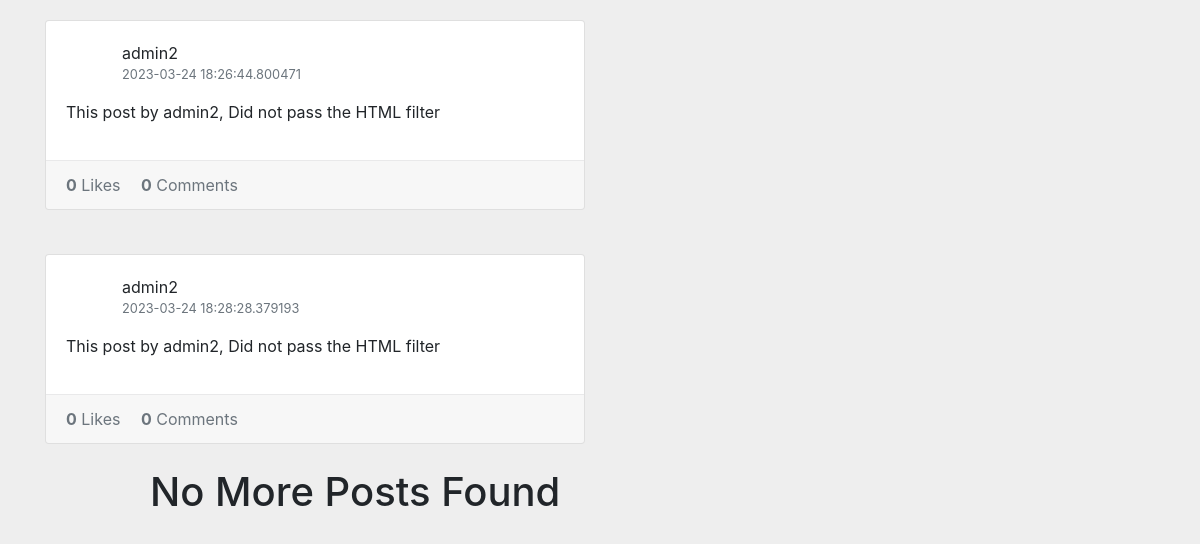
The page / on the database its author committed.
### app.py (models this page shows, shortened)
class Serializer(object):
	def serialize(self):
		return {c: getattr(self, c) for c in inspect(self).attrs.keys()}
	@staticmethod
	def serialize_list(l):
		return [m.serialize() for m in l]

class Users(db.Model, Serializer):
	id = db.Column(db.Integer, primary_key=True)
	public_id = db.Column(db.Integer)
	badges = db.Column(db.Integer)
	bio = db.Column(db.String(150))
	name = db.Column(db.String(50))
	password = db.Column(db.String(50))
	pfpurl = db.Column(db.String(150))
	likedposts = db.Column(db.String())
	admin = db.Column(db.Boolean)

class Posts(db.Model):
	id = db.Column(db.Integer, primary_key=True, autoincrement=True)
	pub_id = db.Column(db.String(75))
	date_created = db.Column(db.DateTime, default=datetime.utcnow)
	content = db.Column(db.String(2000))
	parentpost = db.Column(db.Integer)
	creator = db.Column(db.String(50))
	subpost = db.Column(db.Integer)
	likes = db.Column(db.Integer)
	comments = db.Column(db.Integer)
	del_allow = db.Column(db.Boolean)

### app.py (the view)
@app.route('/')
def maintemp():
	temp = Posts.query.all()
	posts = []
	creates = []
	for post in temp:
		posts.append(post.__dict__)
		create = Users.query.filter_by(public_id=post.creator).first()
		creates.append(create)
	myuser = getuserfromtoken(request.cookies.get('token'))
	if myuser == None:
		myuser = {}
	return render_template('index.html',
	                       posts=posts,
	                       creates=creates,
	                       myuser=myuser)

### app.py (called while the page is built, shortened)
@app.context_processor
def inject_now():
	return {'now': datetime.utcnow()}

def getuserfromtoken(token):
	if not token:
		return None

### templates/index.html (shortened to what this page needs)
<!DOCTYPE html>
<html lang="en">
<head>
	<link rel="stylesheet" href="https://cdn.jsdelivr.net/npm/bootstrap@4.3.1/dist/css/bootstrap.min.css">
</head>
<body>
{% for i in range(posts|length) %}
{% set post = posts[i] %}
{% set create = creates[i] %}
<div class="container posts-content">
    <div class="row">
        <div class="col-lg-6">
            <div class="card mb-4">
              <div class="card-body">
                <div class="media mb-3">
                  <div class="media-body ml-3">
										<a href="/u/{{create['name']}}">
                    {{create['name']}}
										</a>
                    <div class="text-muted small">{{post['date_created']}} </div>
                  </div>
                </div>
                <p>
									{{post['content']|markdown}}
                </p>
              </div>
              <div class="card-footer">
                <a href="javascript:send('{{post['pub_id']}}')" class="d-inline-block text-muted">
                    <strong>{{post['likes']}}</strong> Likes
                </a>
                <a href="javascript:void(0)" class="d-inline-block text-muted ml-3">
                    <strong>{{post['comments']}}</strong> Comments
                </a>
              </div>
            </div>
        </div>
</div>
</div>
{% endfor %}
<h1 style="padding-left:150px;">No More Posts Found</h1>
</body>
</html>

### templates/index.html (style rules this page uses)
body { background:#eee; }
a { color: inherit; }
.posts-content { margin-top:20px; }
.d-flex, .d-inline-flex, .media, .media>:not(.media-body), .jumbotron, .card { -ms-flex-negative: 1; flex-shrink: 1; }
.card-footer, .card hr { border-color: rgba(24,28,33,0.06); }

### rows shown on the page
Posts: date_created "2023-03-24 18:26:44.800471", content "This post by admin2, Did not pass the HTML filter", likes "0", comments "0"
Users: name "admin2"
Posts: date_created "2023-03-24 18:28:28.379193", content "This post by admin2, Did not pass the HTML filter", likes "0", comments "0"
